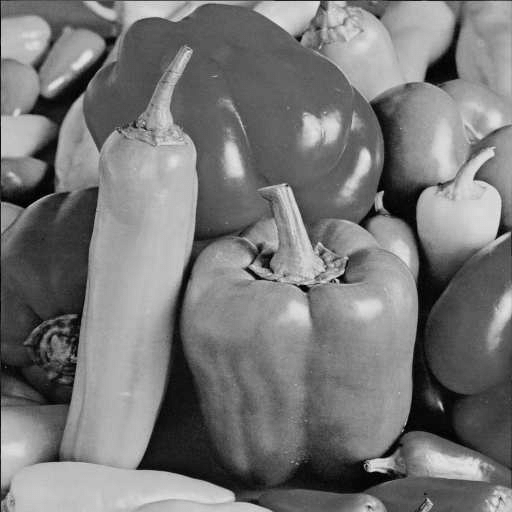
#> input picture Lab5/peppersgray.png, 512 x 512 px
$ jupyter execute --allow-errors Lab5_20202386.ipynb
#> lines starting #> are read from the running program, lines starting #| are printed output that depends on the picture; after the words box and inside, x2 and y2 are one past the last pixel; in counts of white or black regions, pixels touching at a corner belong together
***Pregunta 1***

***Inciso a)***

[cell 1]
#Importamos las librerias necesarias
import numpy as np
import matplotlib.pyplot as plt
import matplotlib.image as mpimg

#Cargamos la imagen a la variable imagen
imagen = mpimg.imread('peppersgray.png')
#> imagen is the input picture: shape (512, 512) float32; min 0, max 0.953, mean 0.469

#Mostramos la imagen
plt.figure()
plt.title('Imagen en escala de grises')
plt.imshow(imagen, cmap='gray')
plt.grid('on')

#Convertimos la imagen a escala de grises en una escala de 0 a 255
#Logramos esto multiplicando por 255 los valores de los pixeles que se encuentran en el rango [0,1]
for i in range (len(imagen)):
    for j in range (len(imagen[0])):
        imagen[i][j]=imagen[i][j]*255

#Convertimos los valores de la imagen a valores enteros
imagen = imagen.astype(int)

#Convertimos la imagen que es un matriz de dos dimensiones a una dimension (vectorizamos)
imagen_1d = imagen.flatten()

#Graficamos el histograma
plt.figure()
plt.title('Histograma de la imagen')
plt.hist(imagen_1d, bins=256, range=[-0.5, 255.5], color='gray')
plt.grid('on')
#> figure, not shown here; tallest bar 5547 high, from x = 95.5 to 96.5

Como podemos observar obtenemos el histograma de la imagen que tiene una resolución de 512x512 pixeles , donde cada pixel será un número entre 0 y 255 donde los valores que esten más cercanos a 255 representarán los tonos más oscuros de la imagen y los valores que estén cercanos a 0 aquellos tonos claro llegando a ser casi blancos.

En nuestro histograma podemos observar que no existen muchos pixeles muy oscuros es decir que tengan un valor cercano a 255, por otro lado donde podemos observar que hay una gran cantidad de pixeles es aquellos que tienen un valor menor a 90 es decir que se encuentran casi en el centro no siendo ni tan oscuros ni tan claros.

***Inciso b)***

[cell 2]
#Definimos el valor umbral
umbral =120

#Convertimos la imagen de escala de grises a una imagen binaria
#Hacemos uso de la función np.where la cual tiene como parametro nuestra matriz
#que contiene los valores de 0 a 255 evalua la condición de imagen<umbral
#si es que se cumple el valor en el indice correspondiente ahora será 0
#sino se cumple condición tomará el valor de 255
imagen_binaria = np.where(imagen< umbral, 0, 255)
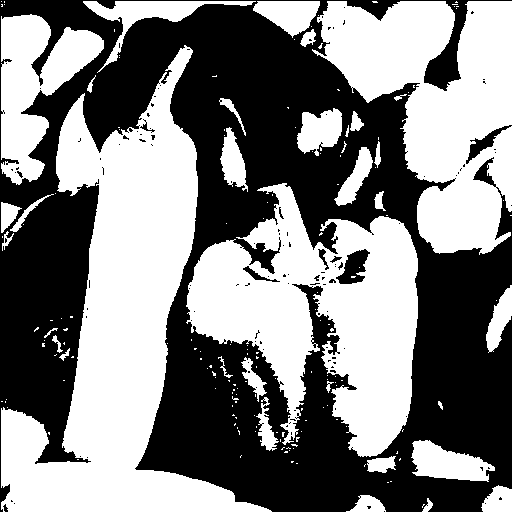
#> imagen_binaria: shape (512, 512) int64; 50.5% white; 116 black regions (105 under 20 px), largest, box (x1, y1, x2, y2) and area: (0, 0, 512, 512) 127909, (336, 249, 370, 284) 648, (466, 125, 512, 164) 425

#Gráficamos la imagen binaria
plt.figure()
plt.title('Imagen binaria')
plt.imshow(imagen_binaria, cmap='gray')

#Convertimos la imagen que es un matriz de dos dimensiones a una dimension
imagen_binaria_1d = imagen_binaria.flatten()

# Crear el histograma de la imagen binaria
plt.figure()
plt.title('Histograma de la imagen binaria')
plt.hist(imagen_binaria_1d, bins=256, range=[-0.5, 255.5], color='black')
plt.grid('on')
#> figure, not shown here; tallest bar 132365 high, from x = 254.5 to 255.5

Ahora hemos realizado un pequeño cambio en nuestra imagen, la cual es pasar la imagen de escala de grises a una imagen binaria donde los pixeles solo tendran el valor de 0 y 255 dependiendo de si son mayores o menores al umbral por el cual hemos decidido adoptar, como se mencionó en el enunciado del problema debiamos elegir un umbral para el cual la estructura general de la imagen se conserve, es por ello que elegí el valor de 120 ya que como se observa en el histograma aproximadamente la mitad del número de pixeles tienen un valor de 0 y la otra mitad tienen un valor de 255.

***Inciso c)***

[cell 3]
#Definimos la variable ruido_gaussino la cual será la función np.random.normal
#la cual nos genera ruido gaussiano, su primer parametro es la media,el segundo
#la desviación estandar y el ultimo el tamaño del vector de salida

#Función obtenida de la documentación de numpy
#https://numpy.org/doc/stable/reference/random/generated/numpy.random.normal.html
ruido_gaussiano = np.random.normal(0, 50, imagen.shape)

#Convertimos la imagen de escala de grises a una imagen con ruido gaussiano
imagen_ruido = imagen + ruido_gaussiano
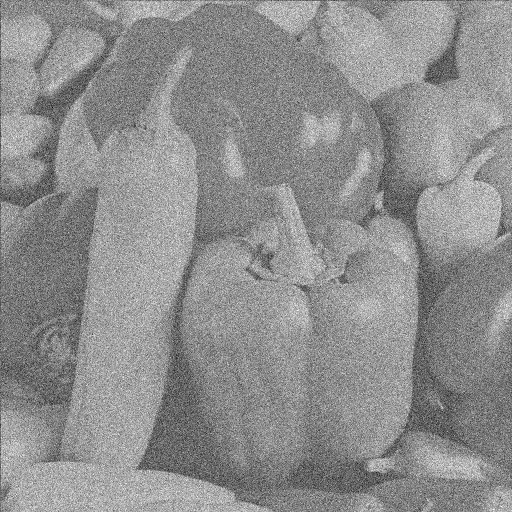
#> imagen_ruido: shape (512, 512) float64; min -228.6, max 392.9, mean 119.7; drawn with min black and max white

#Después de la suma del ruido debemos asegurarnos que nuestros valores se encuentren
#en el rango de [0-255] ,es por ello que  si existen valores mayores a 255
#los convertiremos a 255 y si existen valores menores a 0 serán iguales a 0
for i in range (len(imagen_ruido)):
    for j in range (len(imagen_ruido[0])):
        if imagen_ruido[i][j]>255:
            imagen_ruido[i][j]=255
        if imagen_ruido[i][j]<0:
            imagen_ruido[i][j]=0
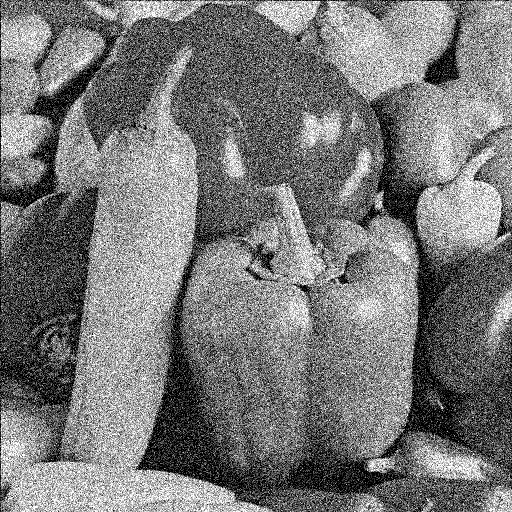
#> imagen_ruido: shape (512, 512) float64; 8.27% of pixels changed, all inside (x1, y1, x2, y2) = (0, 0, 512, 512)

#Convertimos los valores de la imagen con ruido a valores enteros
imagen_ruido = imagen_ruido.astype(int)

#Graficamos la imagen con ruido
plt.figure()
plt.title('Imagen con ruido')
plt.imshow(imagen_ruido, cmap='gray')

#Convertimos la imagen que es un matriz de dos dimensiones a una dimension
imagen_ruido_1d = imagen_ruido.flatten()

# Crear el histograma de la imagen con ruido
plt.figure()
plt.title('Histograma de la imagen con ruido')
plt.hist(imagen_ruido_1d, bins=256, range=[-0.5, 255.5], color='black')
plt.grid('on')
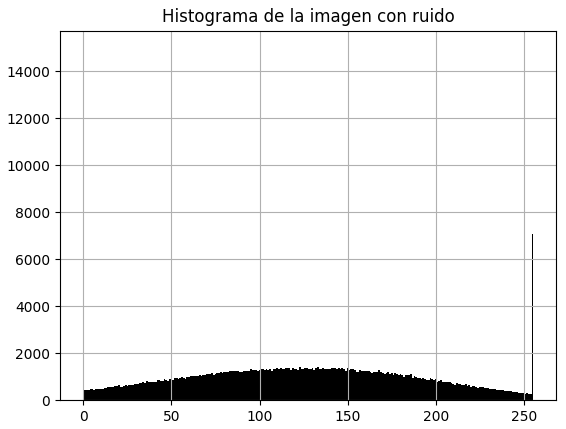
#> figure drawn by matplotlib, 1 panel; tallest bar 14987 high, from x = -0.5 to 0.5

Como podemos observar ahora nuestra imagen se le agregó ruido gaussinao esto se puede notar al mostrar la imagen, una forma de identificar correctamente que tiene ruido es recordar que es lo mismo que sucede cuando tu televisión se quedaba sin cable y aparecian pequeñas manchas oscuras uno a lado de otro, en este caso en nuestro histograma podemos observar que existe una mayor cantidad de pixeles que tomar en el valor de 0 y 255, donde los valores que se encuentran en el intermedio es producto del ruido.

***Pregunta 2)***

***Inciso a)***

[cell 4]
# Definimos un arreglo con los valores posibles de la variable aleatoria X que representa cada una de las caras del dado
x = np.array([1, 2, 3, 4, 5, 6])

# Definimos un arreglo con las probabilidades asociadas a cada valor de X
probabilidad = np.array([0.41, 0.25, 0.15, 0.10, 0.06, 0.03])

#Graficas la función de densidad de probabilidad
plt.figure()
plt.stem(x,probabilidad)
plt.title('Función de Densidad de Probabilidad')
plt.xlabel('Valores de X')
plt.ylabel('Probabilidad')
plt.grid('on')

#Definimos la lista que representara nuestra función de distribución acumulada
F=list()
#El primer valor será la probabilidad de indice 0 , luego se irá sumando con
#el valor anterior de la lista
for i in range (len(probabilidad)):
    if i==0:
        F.append(probabilidad[i])
    else:
        F.append(F[i-1]+probabilidad[i])

plt.figure()
plt.stem(x,F)
plt.title('Función de Distribución Acumulada')
plt.xlabel('Valores de X')
plt.ylabel('Probabilidad Acumulada')
plt.grid('on')
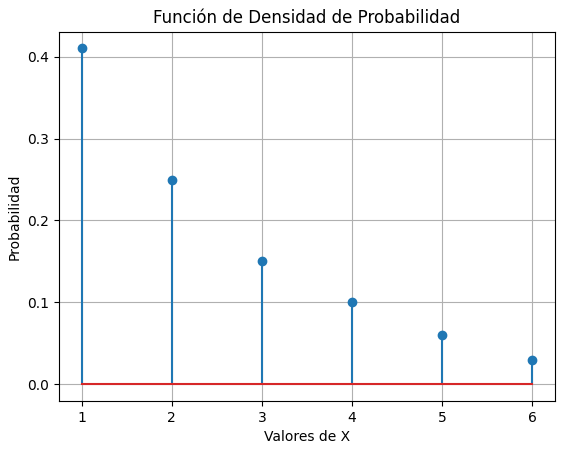
#> figure drawn by matplotlib, 1 panel
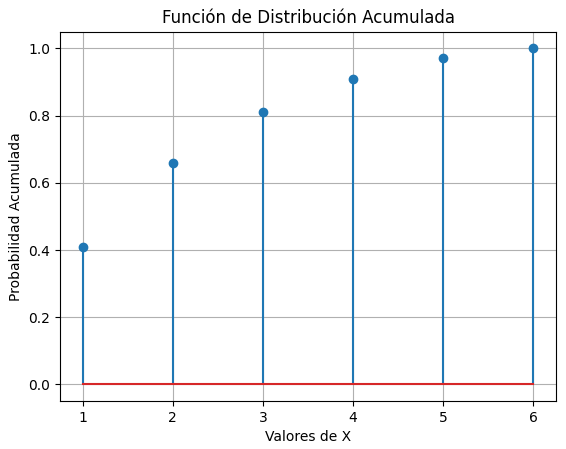
#> figure drawn by matplotlib, 1 panel

***Inciso b***

[cell 5]
#Definimos el número de veces que vamos a lanzar el dado trucado
num_lanzamientos_dado=1000
#Definimos la variable la cual será el numero random de 0 a 1 con 1000 valores
num_aleatorio=np.random.random(num_lanzamientos_dado)

#Definimos la lista donde vamos a obtener los resultados
resultados=list()
#Vamos a evaluar los 1000 valores que tenemos en num_alteatorio
#si nuestra num_aleatorio es menor o igual a nuestra función de distribución
#acumada en ese indice entonces la probabilidad será el valor de x en dicho indice
for i in range (len(num_aleatorio)):
    for j in range (len(probabilidad)):
        if num_aleatorio[i]<=F[j]:
            resultados.append(x[j])
            break

#Graficamos el histograma con los resultados obtenidops
plt.figure()
plt.hist(resultados, bins=np.arange(x.min(), x.max()+2)-0.5, edgecolor='black', align='mid')
plt.title('Histograma de los resultados del dado trucado')
plt.xlabel('Cara del dado')
plt.ylabel('Frecuencia')
plt.grid('on')
plt.show()
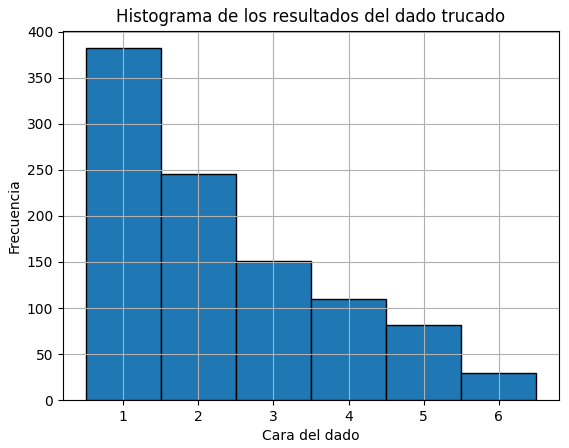
#> figure drawn by matplotlib, 1 panel; tallest bar 382 high, from x = 0.5 to 1.5

En este caso obtenemos el histograma para los mil lanzamientos de nuestras 6 caras del dado, donde podemos observar que existe una mayor cantidad de veces donde el dado resulta ser la primera cara, esto guarda mucho sentido debido a que en el inciso a. al momento de graficar la función de densidad de probabilidad notamos que la mayor probabilidad de las 6 caras la tiene la cara número 1.De hecho si nos podemos dar cuenta la función de densidad de probabilidad que graficamos previamente tienen un aspecto similar al de nuestro histograma esto se debe a las probabilidades que tiene cada una de nuestras caras de nuestro dado trucado.Para nuestro histograma los valores de frecuencia de cada una de nuestras caras suman 0 , verificando el número de lanzamientos que realizamos.

***Inciso c***

[cell 6]
#Definimos el número de dados que vamos a emplear
num_dados=6

#Calculamos los límites de los intervalos para cada valor de X y convertimos la lista a un arreglo en numpy
#para tener una mayor facilidad al trabajar
F_arreglo=np.array(F)

#Definimos la lista de resultados para la suma de los dados
resultados_suma =list()

#Iteraremos entre los 1000 lanzamientos
for _ in range(num_lanzamientos_dado):
    #Inicializamos la variable suma en 0
    suma = 0
    #Iteramos sobre los 6 dados
    for _ in range(num_dados):
        #Generamos un número aleatorio  entre 0 y 1
        r =np.random.random()
        #Definimos la variable dado y calculamos la suma de aquellos elementos en los que se cumpla que
        #r sea mayor a F_arreglo y sumamos 1 para poder obtener los dados del 1 al 6 que representan las caras
        dado = np.sum(r > F_arreglo) + 1
        suma =suma+dado
    resultados_suma.append(suma)

#Convertimos la lista a un arreglo numpy para poder usar los atributos min y max al momento de graficar el histograma
resultados_suma = np.array(resultados_suma)

#Graficamos el histograma
plt.figure()
plt.hist(resultados_suma, bins=np.arange(resultados_suma.min(), resultados_suma.max()+2)-0.5, edgecolor='black', align='mid')
plt.title('Histograma de la suma de 6 dados trucados')
plt.xlabel('Suma de los resultados de los dados')
plt.ylabel('Frecuencia')
plt.xticks(np.arange(resultados_suma.min(), resultados_suma.max()+1))  # Aseguramos que solo se muestren los valores enteros en el eje x
plt.grid('on')
plt.show()
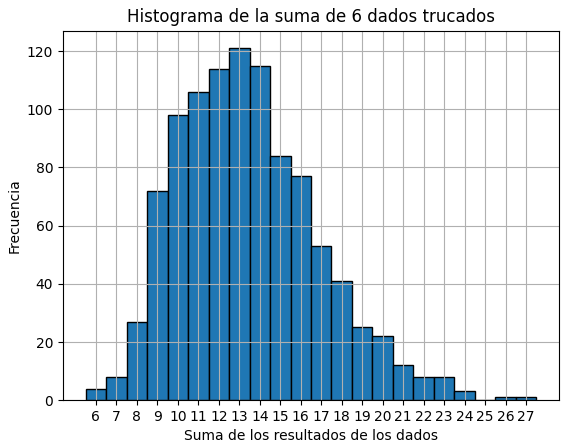
#> figure drawn by matplotlib, 1 panel; tallest bar 121 high, from x = 12.5 to 13.5

Obtenemos el histograma de la suma de 6 dados independientes donde podemos observar que el mayor valor que podemos tener es de 36 y el menor de 0 es por ello que nuestro eje x se ditribuye en ese rango de valores, la primera observación que podemos notar es que si el número de lanzamientos de dado aumentará es decir el número de experimentos nuestra gráfica del histograma se iria pareciendo cada vez más a la de una distribución gaussiana, se puede realizar este experimento aumentando el valor de num_lanzamientos_dado a 10000 por ejemplo y apreciar el resultado en la gráfica.

***Pregunta 3***

***Pregunta a)***

#> (a cell that did not finish here is left out)

En este caso estamos tratando con ruido blanco gaussiano, este tipo de ruido es uno especial debido a que es la suma de caracteristicas de ambos tipo de ruido (gaussiano y blanco) , por un lado sigue una distrubución gaussina y por otro tiene una densidad espectral de potencia constante en todo el dominio de las frecuencias.Una forma de comprobar esto es sacarla la media a cada uno de estos ruidos , ya que como sabemos el ruido gaussiano presenta media igual a 0 , es por ellos que verificamos que ambas graficas tienen una media aprox igual a 0.

***Inciso b***

#> (a cell that did not finish here is left out)

***Inciso c***

Como podemos observar para los gráficos anteriores las gráficas de autocorrelación como autocovarianza para ambas variables tanto x1 como x2 son iguales,entonces esto quiere decir que tanto x1 y x2 tienen el valor de su varianza igual a 1 , para que la relación de igualdad se pueda cumplir.

***Inciso d***

[cell 9]
#Inicializamos y[n] con ceros
y = np.zeros_like(x)

# Aplicar el filtro
for n in range(2, len(x)):
    y[n] = 0.25*y[n-1] + 0.5*y[n-2] + x[n]


#Definimos la media de y
media_y = np.mean(y)

#Calcularemos la varianza enter x1 y y de manera experimental
varianza_experimental = np.mean((y - media_y)**2)
print("La varianza experimental de y es:", varianza_experimental)


# Calcular la autocorrelación de y
autocov_y = np.correlate(y - media_y, y - media_y, mode='full')[len(y)-1:] / len(y)
autocorr_y = autocov_y / autocov_y[0]

# Graficar la autocorrelación de y
plt.figure()
plt.plot(autocorr_y[:100])
plt.title('Autocorrelación de y')
plt.ylabel('Autocorrelación')
plt.grid(True)
plt.show()
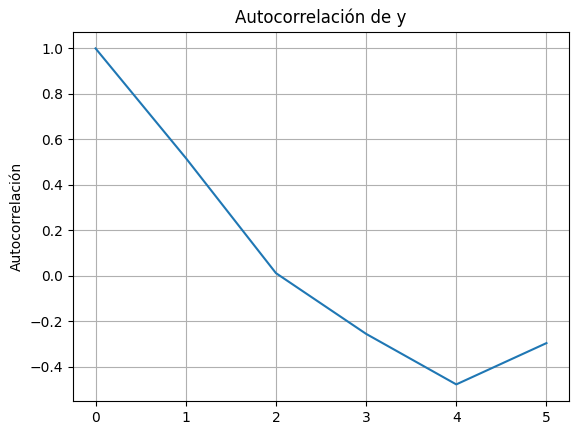
#> figure drawn by matplotlib, 1 panel

A partir de la gráfica es que podemos concluir que al inicio es el momento donde ocurre que la autocorrelación tomado su valor máximo.Esto indica una fuerte correlación de la variable y consigo misma, luego podemos notar que tiene un decaimiento en la gráfica , lo que nos indica que ya tiene memoria limitada de sus valores pasados y que se vuelve más dificil de predecir con el pasar el tiempo.

***Inciso e***

[cell 10]
# Calculamos la DTFT de la autocorrelación la cual es igual a la densidad espectral de potencia
densidad_espectral = np.abs(np.fft.fft(autocorr_y))**2

#Creamos un vector de frecuencias
fs = 1  # Frecuencia de muestreo
N = len(autocorr_y)
frecuencia = np.fft.fftfreq(N, 1/fs)

# Graficamos la densidad espectral de potencia
plt.figure()
plt.plot(frecuencia, densidad_espectral)
plt.title('Densidad Espectral de Potencia')
plt.xlabel('Frecuencia')
plt.ylabel('Potencia')
plt.grid('on')
plt.show()
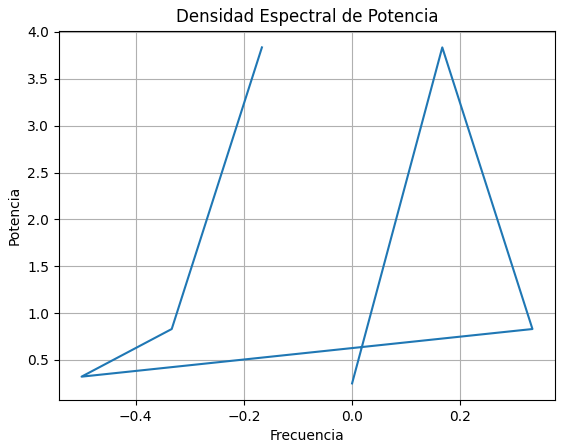
#> figure drawn by matplotlib, 1 panel
